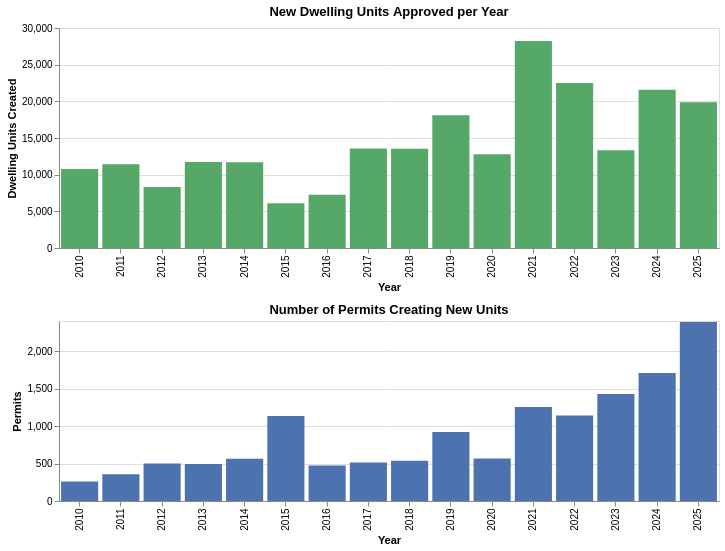

The notebook cell this image was saved under:
### Markdown cell above
## 7. New Housing Units Created

The DWELLING_UNITS_CREATED field counts net new residential units approved per permit. This tracks Toronto's housing pipeline — laneway suites, condo towers, and everything in between.

### Code cell
housing = (
    df.filter(
        (pl.col("DWELLING_UNITS_CREATED") > 0) &
        (pl.col("app_year") >= 2010) &
        (pl.col("app_year") <= 2025)
    )
    .group_by("app_year")
    .agg(
        pl.col("DWELLING_UNITS_CREATED").sum().alias("units_created"),
        pl.len().alias("permits"),
    )
    .sort("app_year")
)

c1 = alt.Chart(housing).mark_bar(color="#55A868").encode(
    x=alt.X("app_year:O", title="Year"),
    y=alt.Y("units_created:Q", title="Dwelling Units Created"),
    tooltip=["app_year", "units_created", "permits"],
).properties(title="New Dwelling Units Approved per Year", width=660, height=220)

c2 = alt.Chart(housing).mark_bar(color="#4C72B0").encode(
    x=alt.X("app_year:O", title="Year"),
    y=alt.Y("permits:Q", title="Permits"),
    tooltip=["app_year", "permits"],
).properties(title="Number of Permits Creating New Units", width=660, height=180)

alt.vconcat(c1, c2).properties(spacing=10)

### Figure 1 — Vega-Lite specification as saved in the notebook (floating-point values rounded to 4 significant figures)
{"config": {"view": {"continuousWidth": 300, "continuousHeight": 300}}, "vconcat": [{"mark": {"type": "bar", "color": "#55A868"}, "encoding": {"tooltip": [{"field": "app_year", "type": "quantitative"}, {"field": "units_created", "type": "quantitative"}, {"field": "permits", "type": "quantitative"}], "x": {"field": "app_year", "title": "Year", "type": "ordinal"}, "y": {"field": "units_created", "title": "Dwelling Units Created", "type": "quantitative"}}, "height": 220, "title": "New Dwelling Units Approved per Year", "width": 660}, {"mark": {"type": "bar", "color": "#4C72B0"}, "encoding": {"tooltip": [{"field": "app_year", "type": "quantitative"}, {"field": "permits", "type": "quantitative"}], "x": {"field": "app_year", "title": "Year", "type": "ordinal"}, "y": {"field": "permits", "title": "Permits", "type": "quantitative"}}, "height": 180, "title": "Number of Permits Creating New Units", "width": 660}], "data": {"name": "data-e7d594f5c92e00a7d8eec9b5a8d0e00c"}, "spacing": 10, "$schema": "https://vega.github.io/schema/vega-lite/v6.4.1.json", "datasets": {"data-e7d594f5c92e00a7d8eec9b5a8d0e00c": [{"app_year": 2010, "units_created": 10778, "permits": 259}, {"app_year": 2011, "units_created": 11437, "permits": 358}, {"app_year": 2012, "units_created": 8321, "permits": 501}, {"app_year": 2013, "units_created": 11720, "permits": 492}, {"app_year": 2014, "units_created": 11680, "permits": 564}, {"app_year": 2015, "units_created": 6113, "permits": 1133}, {"app_year": 2016, "units_created": 7257, "permits": 472}, {"app_year": 2017, "units_created": 13573, "permits": 513}, {"app_year": 2018, "units_created": 13518, "permits": 537}, {"app_year": 2019, "units_created": 18095, "permits": 920}, {"app_year": 2020, "units_created": 12774, "permits": 568}, {"app_year": 2021, "units_created": 28237, "permits": 1255}, {"app_year": 2022, "units_created": 22504, "permits": 1140}, {"app_year": 2023, "units_created": 13317, "permits": 1428}, {"app_year": 2024, "units_created": 21573, "permits": 1708}, {"app_year": 2025, "units_created": 19891, "permits": 2386}]}}
